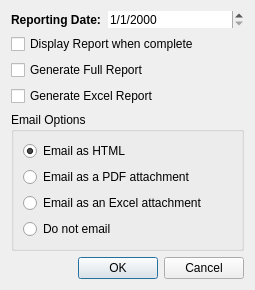
<?xml version="1.0" encoding="UTF-8"?>
<ui version="4.0">
 <class>StatusRptOptionsDialog</class>
 <widget class="QDialog" name="StatusRptOptionsDialog">
  <property name="geometry">
   <rect>
    <x>0</x>
    <y>0</y>
    <width>255</width>
    <height>266</height>
   </rect>
  </property>
  <property name="sizePolicy">
   <sizepolicy hsizetype="Expanding" vsizetype="Expanding">
    <horstretch>0</horstretch>
    <verstretch>0</verstretch>
   </sizepolicy>
  </property>
  <property name="windowTitle">
   <string>Generate Status Report</string>
  </property>
  <layout class="QVBoxLayout" name="verticalLayout_2">
   <item>
    <layout class="QFormLayout" name="formLayout">
     <property name="sizeConstraint">
      <enum>QLayout::SetNoConstraint</enum>
     </property>
     <property name="fieldGrowthPolicy">
      <enum>QFormLayout::ExpandingFieldsGrow</enum>
     </property>
     <property name="horizontalSpacing">
      <number>0</number>
     </property>
     <property name="verticalSpacing">
      <number>0</number>
     </property>
     <item row="0" column="1">
      <widget class="QDateEdit" name="m_datePickerRptDateStatus">
       <property name="sizePolicy">
        <sizepolicy hsizetype="Expanding" vsizetype="Fixed">
         <horstretch>0</horstretch>
         <verstretch>0</verstretch>
        </sizepolicy>
       </property>
       <property name="frame">
        <bool>false</bool>
       </property>
       <property name="displayFormat">
        <string>M/d/yyyy</string>
       </property>
       <property name="calendarPopup">
        <bool>false</bool>
       </property>
      </widget>
     </item>
     <item row="0" column="0">
      <widget class="QLabel" name="m_staticTextRptDateStatus">
       <property name="font">
        <font>
         <weight>75</weight>
         <bold>true</bold>
        </font>
       </property>
       <property name="text">
        <string>Reporting Date:  </string>
       </property>
      </widget>
     </item>
    </layout>
   </item>
   <item>
    <widget class="QCheckBox" name="m_checkBoxDisplayStatus">
     <property name="text">
      <string>Display Report when complete</string>
     </property>
    </widget>
   </item>
   <item>
    <widget class="QCheckBox" name="m_checkBoxFullRptStatus">
     <property name="text">
      <string>Generate Full Report</string>
     </property>
    </widget>
   </item>
   <item>
    <widget class="QCheckBox" name="m_checkBoxExcelRptStatus">
     <property name="text">
      <string>Generate Excel Report</string>
     </property>
    </widget>
   </item>
   <item>
    <widget class="QGroupBox" name="groupBox">
     <property name="title">
      <string>Email Options</string>
     </property>
     <layout class="QVBoxLayout" name="verticalLayout">
      <item>
       <widget class="QRadioButton" name="m_radioBoxEmailAsHTML">
        <property name="text">
         <string>Email as HTML</string>
        </property>
        <property name="checked">
         <bool>true</bool>
        </property>
       </widget>
      </item>
      <item>
       <widget class="QRadioButton" name="m_radioBoxEmailAsPDF">
        <property name="text">
         <string>Email as a PDF attachment</string>
        </property>
       </widget>
      </item>
      <item>
       <widget class="QRadioButton" name="m_radioBoxEmailAsExcel">
        <property name="text">
         <string>Email as an Excel attachment</string>
        </property>
       </widget>
      </item>
      <item>
       <widget class="QRadioButton" name="m_radioBoxDoNotEmail">
        <property name="text">
         <string>Do not email</string>
        </property>
       </widget>
      </item>
     </layout>
    </widget>
   </item>
   <item>
    <widget class="QDialogButtonBox" name="buttonBox">
     <property name="orientation">
      <enum>Qt::Horizontal</enum>
     </property>
     <property name="standardButtons">
      <set>QDialogButtonBox::Cancel|QDialogButtonBox::Ok</set>
     </property>
    </widget>
   </item>
  </layout>
 </widget>
 <resources/>
 <connections>
  <connection>
   <sender>buttonBox</sender>
   <signal>accepted()</signal>
   <receiver>StatusRptOptionsDialog</receiver>
   <slot>accept()</slot>
   <hints>
    <hint type="sourcelabel">
     <x>248</x>
     <y>254</y>
    </hint>
    <hint type="destinationlabel">
     <x>157</x>
     <y>274</y>
    </hint>
   </hints>
  </connection>
  <connection>
   <sender>buttonBox</sender>
   <signal>rejected()</signal>
   <receiver>StatusRptOptionsDialog</receiver>
   <slot>reject()</slot>
   <hints>
    <hint type="sourcelabel">
     <x>316</x>
     <y>260</y>
    </hint>
    <hint type="destinationlabel">
     <x>286</x>
     <y>274</y>
    </hint>
   </hints>
  </connection>
 </connections>
</ui>
